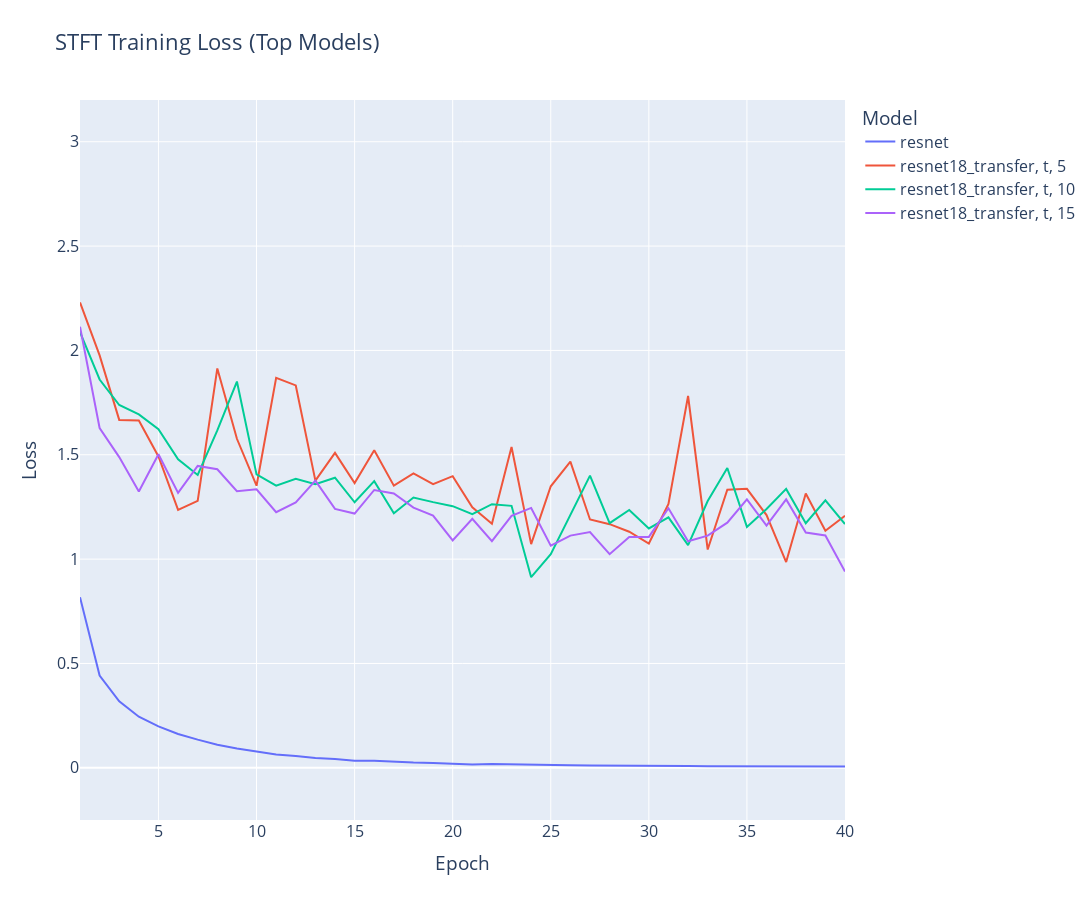

This figure's notebook cell:
### Markdown cell above
## Graphing

### Code cell
query_columns = "concat_ws(', ', m.name, d.shuffle, d.shot) as sep, e.epoch, r.value"
optimiser = "adam"
where = "and (m.id = 914 or m.id = 682 or m.id = 714 or m.id = 746)"

query = get_cnn(
    optimiser="adam",
    preprocessing="stft",
    columns=query_columns,
    where=where,
    type="training_loss",
)

columns, rows = query_database(query)

df = pd.DataFrame(rows, columns=columns)
df["value"] = df["value"].astype(float)
fig = px.line(
    df,
    x="epoch",
    y="value",
    color="sep",
    title="STFT Training Loss (Top Models)",
    width=WIDTH,
    height=HEIGHT,
)
fig.update_layout(
    legend_title_text="Model",
    xaxis_title="Epoch",
    yaxis_title="Loss",
    font=dict(size=FONT_SIZE),
)
fig.update_yaxes(range=[-0.25, 3.2])
fig.show()
save_fig(fig, "STFT Training Loss (Top CNN Models)")

### Figure 1 — Plotly figure (JSON) as saved in the notebook; plotly's stock layout.template omitted (floating-point values rounded to 4 significant figures)
{"data": [{"hovertemplate": "sep=resnet<br>epoch=%{x}<br>value=%{y}<extra></extra>", "legendgroup": "resnet", "line": {"color": "#636efa", "dash": "solid"}, "marker": {"symbol": "circle"}, "mode": "lines", "name": "resnet", "orientation": "v", "showlegend": true, "type": "scatter", "x": [1, 2, 3, 4, 5, 6, 7, 8, 9, 10, 11, 12, 13, 14, 15, 16, 17, 18, 19, 20, 21, 22, 23, 24, 25, 26, 27, 28, 29, 30, 31, 32, 33, 34, 35, 36, 37, 38, 39, 40], "xaxis": "x", "y": [0.8173, 0.4425, 0.3182, 0.2447, 0.1987, 0.1622, 0.135, 0.1108, 0.09263, 0.07896, 0.06434, 0.05689, 0.04732, 0.04267, 0.03372, 0.03408, 0.02903, 0.02534, 0.02343, 0.02146, 0.01613, 0.01787, 0.01565, 0.01381, 0.01397, 0.01257, 0.01124, 0.01142, 0.009606, 0.009684, 0.009982, 0.00859, 0.007986, 0.008126, 0.007867, 0.006497, 0.006927, 0.006654, 0.006737, 0.006674], "yaxis": "y"}, {"hovertemplate": "sep=resnet18_transfer, t, 5<br>epoch=%{x}<br>value=%{y}<extra></extra>", "legendgroup": "resnet18_transfer, t, 5", "line": {"color": "#EF553B", "dash": "solid"}, "marker": {"symbol": "circle"}, "mode": "lines", "name": "resnet18_transfer, t, 5", "orientation": "v", "showlegend": true, "type": "scatter", "x": [1, 2, 3, 4, 5, 6, 7, 8, 9, 10, 11, 12, 13, 14, 15, 16, 17, 18, 19, 20, 21, 22, 23, 24, 25, 26, 27, 28, 29, 30, 31, 32, 33, 34, 35, 36, 37, 38, 39, 40], "xaxis": "x", "y": [2.23, 1.976, 1.667, 1.664, 1.492, 1.236, 1.279, 1.914, 1.577, 1.352, 1.868, 1.832, 1.376, 1.509, 1.364, 1.522, 1.352, 1.411, 1.359, 1.398, 1.248, 1.17, 1.537, 1.072, 1.349, 1.468, 1.19, 1.167, 1.131, 1.075, 1.265, 1.782, 1.046, 1.332, 1.337, 1.211, 0.9858, 1.314, 1.136, 1.208], "yaxis": "y"}, {"hovertemplate": "sep=resnet18_transfer, t, 10<br>epoch=%{x}<br>value=%{y}<extra></extra>", "legendgroup": "resnet18_transfer, t, 10", "line": {"color": "#00cc96", "dash": "solid"}, "marker": {"symbol": "circle"}, "mode": "lines", "name": "resnet18_transfer, t, 10", "orientation": "v", "showlegend": true, "type": "scatter", "x": [1, 2, 3, 4, 5, 6, 7, 8, 9, 10, 11, 12, 13, 14, 15, 16, 17, 18, 19, 20, 21, 22, 23, 24, 25, 26, 27, 28, 29, 30, 31, 32, 33, 34, 35, 36, 37, 38, 39, 40], "xaxis": "x", "y": [2.088, 1.861, 1.739, 1.693, 1.623, 1.478, 1.403, 1.617, 1.851, 1.406, 1.352, 1.385, 1.359, 1.39, 1.272, 1.374, 1.22, 1.295, 1.273, 1.254, 1.216, 1.263, 1.255, 0.9135, 1.023, 1.211, 1.4, 1.173, 1.236, 1.147, 1.2, 1.067, 1.279, 1.437, 1.154, 1.24, 1.336, 1.172, 1.282, 1.168], "yaxis": "y"}, {"hovertemplate": "sep=resnet18_transfer, t, 15<br>epoch=%{x}<br>value=%{y}<extra></extra>", "legendgroup": "resnet18_transfer, t, 15", "line": {"color": "#ab63fa", "dash": "solid"}, "marker": {"symbol": "circle"}, "mode": "lines", "name": "resnet18_transfer, t, 15", "orientation": "v", "showlegend": true, "type": "scatter", "x": [1, 2, 3, 4, 5, 6, 7, 8, 9, 10, 11, 12, 13, 14, 15, 16, 17, 18, 19, 20, 21, 22, 23, 24, 25, 26, 27, 28, 29, 30, 31, 32, 33, 34, 35, 36, 37, 38, 39, 40], "xaxis": "x", "y": [2.114, 1.628, 1.489, 1.324, 1.503, 1.317, 1.447, 1.43, 1.325, 1.334, 1.225, 1.272, 1.376, 1.241, 1.218, 1.331, 1.314, 1.247, 1.208, 1.089, 1.194, 1.086, 1.208, 1.245, 1.065, 1.113, 1.13, 1.024, 1.106, 1.106, 1.244, 1.086, 1.113, 1.175, 1.286, 1.161, 1.286, 1.128, 1.113, 0.9403], "yaxis": "y"}], "layout": {"font": {"size": 16}, "height": 900, "legend": {"title": {"text": "Model"}, "tracegroupgap": 0}, "title": {"text": "STFT Training Loss (Top Models)"}, "width": 1200, "xaxis": {"anchor": "y", "domain": [0, 1], "title": {"text": "Epoch"}}, "yaxis": {"anchor": "x", "domain": [0, 1], "range": [-0.25, 3.2], "title": {"text": "Loss"}}}}
